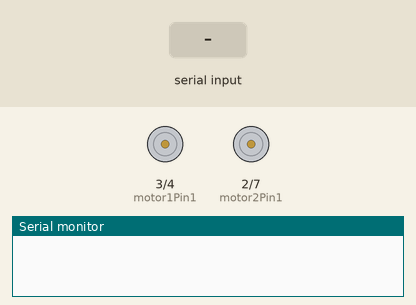
A sketch run on a simulated ESP32-S3. Parts: motor-driver pin pairs drawn as motors (green arrow = first pin HIGH = forward, orange = second pin HIGH = backward, longer = more drive, scaled by the enable pin), the last lines printed to the serial monitor. The inputs (shaded band) are chosen by the test bench.

Above: at 1.2 s.
1.3 s: "forward\n" received over Serial
At 2.5 s:
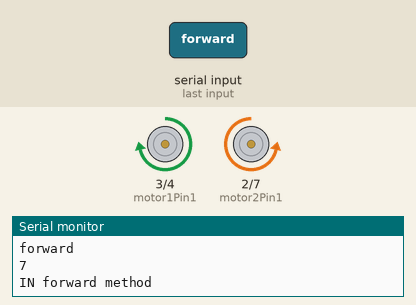
2.8 s: "left\n" received over Serial
At 3.8 s:
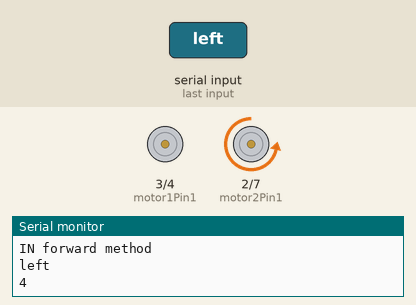
4.3 s: "right\n" received over Serial
At 4.9 s:
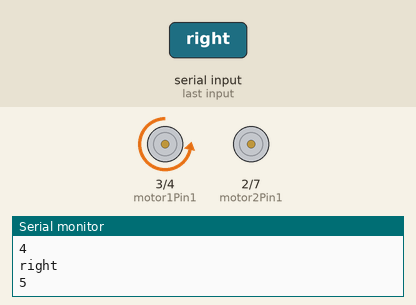
5.8 s: "stop\n" received over Serial
At 6.1 s:
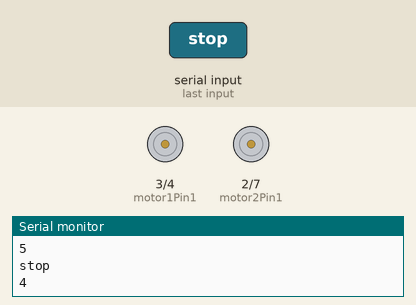
Timing chart, 0 to 8.3 s (numbered marks = the images above; inputs shaded):
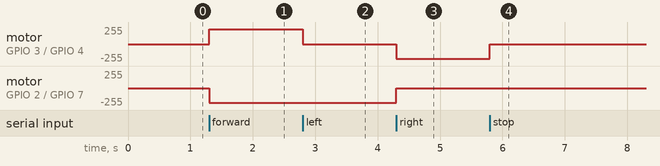

The sketch:

Arduino_Car.ino
```cpp
// Motor pins
int motor1Pin1 = 3;  // PWM pin
int motor1Pin2 = 4;  // Digital pin
int enable1Pin = 5;  // PWM pin

int motor2Pin1 = 2; // PWM pin
int motor2Pin2 = 7; // Digital pin
int enable2Pin = 6;  // PWM pin

void setup() {
  Serial.begin(115200); // Start serial communication with ESP32

  // Motor pins setup
  pinMode(motor1Pin1, OUTPUT);
  pinMode(motor1Pin2, OUTPUT);
  pinMode(motor2Pin1, OUTPUT);
  pinMode(motor2Pin2, OUTPUT);
  pinMode(enable1Pin, OUTPUT);
  pinMode(enable2Pin, OUTPUT);
}


void moveForward() {
  analogWrite(enable1Pin, 220);
  analogWrite(enable2Pin, 220);
  digitalWrite(motor1Pin1, HIGH);
  digitalWrite(motor1Pin2, LOW);
  digitalWrite(motor2Pin1, LOW);
  digitalWrite(motor2Pin2, HIGH);
  //setMotorSpeed(120);
}

void turnLeft() {
  digitalWrite(motor1Pin1, LOW);

  digitalWrite(motor1Pin2, LOW);
  digitalWrite(motor2Pin1, LOW);
  digitalWrite(motor2Pin2, HIGH);
  //setMotorSpeed(120);
}

void turnRight() {
  digitalWrite(motor1Pin1, LOW);
  digitalWrite(motor1Pin2, HIGH);
  digitalWrite(motor2Pin1, LOW);
  digitalWrite(motor2Pin2, LOW);
  //setMotorSpeed(120);
}

void stopMotors() {
  digitalWrite(motor1Pin1, LOW);
  digitalWrite(motor1Pin2, LOW);
  digitalWrite(motor2Pin1, LOW);
  digitalWrite(motor2Pin2, LOW);
}

void setMotorSpeed(int speed) {
  // Map speed (0-100) to PWM range (0-255)
  int pwmSpeed = map(speed, 0, 100, 0, 255);

  // Set PWM duty cycle for motor speed control
  analogWrite(enable1Pin, pwmSpeed);
  analogWrite(enable2Pin, pwmSpeed);

  // For debugging, print the speed value being set
  Serial.println("Motor speed set to: " + String(pwmSpeed));
}


void loop() {

    if (Serial.available()) {
    String command = Serial.readStringUntil('\n');
    command.trim();
    Serial.println(command);
    Serial.println(command.length());
    if (command == "forward") {
      Serial.println("IN forward method");
      moveForward();
    }
    else if (command == "left") {
      turnLeft();
    }
    else if (command == "right") {
      turnRight();
    }
    else if (command == "stop") {
      stopMotors();
    }
    else if (command.startsWith("speed:")) {
      int speed = command.substring(6).toInt();
      setMotorSpeed(speed);//speed
    }


    }

}
```

Measured:
- after the input at 1.3 s, motor on GPIO 3 (motor1Pin1) / GPIO 4 (motor1Pin2): stopped → forward 220/255 at once; motor on GPIO 2 (motor2Pin1) / GPIO 7 (motor2Pin2): stopped → backward 220/255 at once
- after the input at 2.8 s, motor on GPIO 3 (motor1Pin1) / GPIO 4 (motor1Pin2): forward 220/255 → stopped at once
- after the input at 4.3 s, motor on GPIO 3 (motor1Pin1) / GPIO 4 (motor1Pin2): stopped → backward 220/255 at once; motor on GPIO 2 (motor2Pin1) / GPIO 7 (motor2Pin2): backward 220/255 → stopped at once
- after the input at 5.8 s, motor on GPIO 3 (motor1Pin1) / GPIO 4 (motor1Pin2): backward 220/255 → stopped at once
